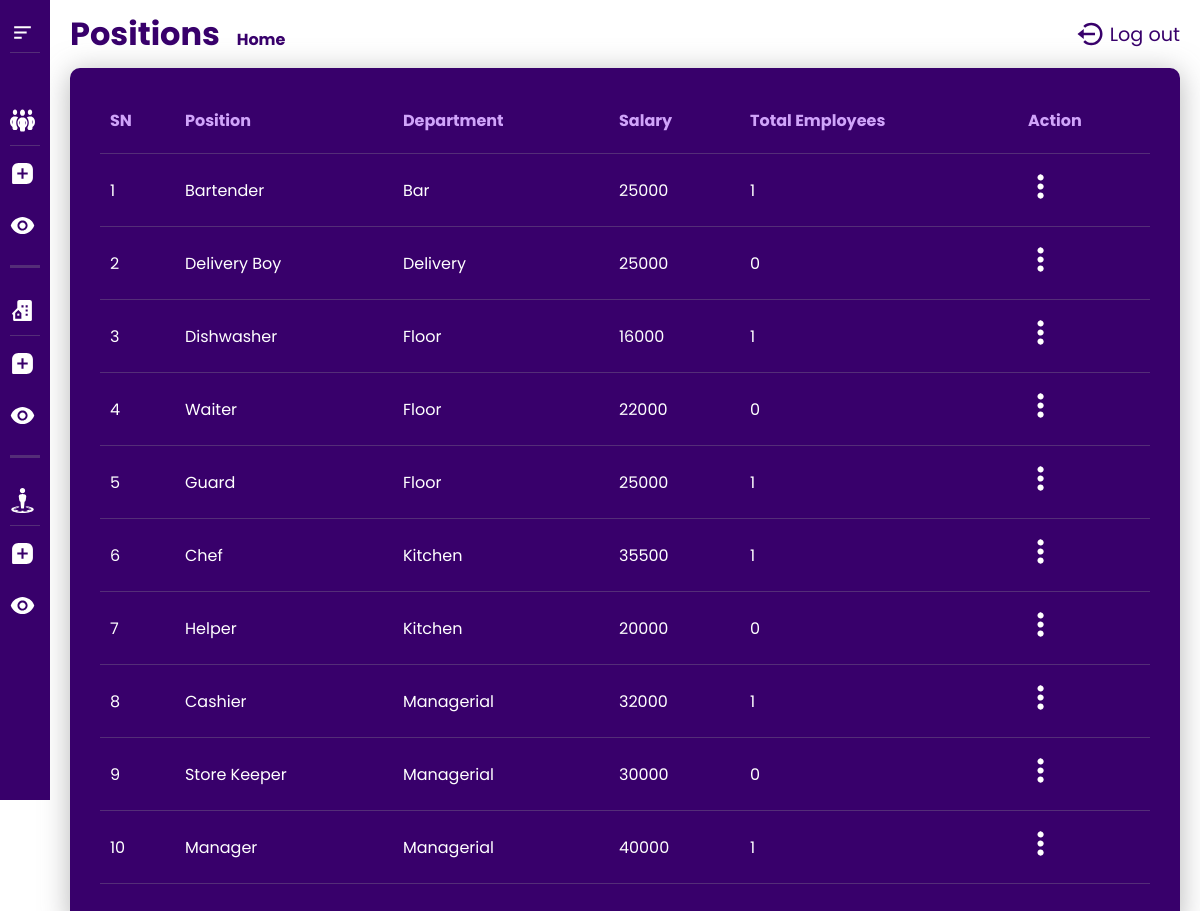
/php/positions.php (signed in), run on the app's committed database.
### tables this page shows
CREATE TABLE `position` (
  `p_id` int(11) NOT NULL,
  `p_name` varchar(50) DEFAULT NULL,
  `sal_id` int(11) NOT NULL,
  `dept_id` int(11) NOT NULL
);

CREATE TABLE `department` (
  `dept_id` int(11) NOT NULL,
  `dept_name` varchar(100) NOT NULL
);

CREATE TABLE `salary` (
  `sal_id` int(11) NOT NULL,
  `salary` float DEFAULT NULL
);

### php/positions.php (the view, shortened to what this page needs)
<!DOCTYPE html>
<html lang="en">
<head>
    <link rel="stylesheet" href="../styles/style.css">
</head>
<body>
    <main>
         <?php include('sidebar.php'); ?>
        <div class="body">
                <?php include('header.php'); ?>
            <div class="table-container">
                <table>
                    <?php
                        include("config.php");
                        $sql = "SELECT salary.salary,
                                position.p_name,
                                position.p_id,
                                department.dept_name
                                from position
                                inner join salary on position.sal_id = salary.sal_id
                                inner join department on position.dept_id = department.dept_id
                                order by dept_name ASC";
                        $res = mysqli_query($conn, $sql) or die(mysqli_error($conn));
                        if(mysqli_num_rows($res) > 0) {
                    ?>
                      <tr>
                        <th>SN</th>
                        <th>Position</th>
                        <th>Department</th>
                        <th>Salary</th>
                        <th>Total Employees</th>
                        <th>Action</th>
                    </tr>
                    <?php
                            $i = 1;
                            while($row = mysqli_fetch_assoc($res)) {
                    ?>
                    <tr>
                        <td><?php echo $i; ?></td>
                        <td><?php echo $row['p_name'];?></td>
                        <td><?php echo $row['dept_name'];?></td>
                        <td><?php echo $row['salary'];?></td>
                        <td>
                            <?php
                                $pos_name = $row['p_name'];
                                $sql_emp_no = "SELECT COUNT(employee.emp_name) as total FROM position INNER JOIN employee on position.p_id = employee.p_id where position.p_name = '$pos_name'";
                                $result = mysqli_query($conn, $sql_emp_no) or die(mysqli_error($conn));
                                $data = mysqli_fetch_assoc($result);
                                echo $data['total'];
                            ?>
                        </td>
                        <td class="action">
                            <div class="action-menu">
                                <img src="../images/options.svg" alt="action menu">
                            </div>
                        </td>
                    </tr>
                    <?php
                            $i++;
                            }
                        } else echo "No records found";
                    ?>
                </table>
            </div>
        </div>
    </main>
</body>
</html>

### styles/style.css (style rules this page uses)
* { margin: 0; padding: 0; box-sizing: border-box; text-decoration: none; list-style: none; font-family: "Poppins", sans-serif; }
.body { margin-left: 50px; min-height: 100vh; background-color: #fff; padding: 10px 20px; transition: 0.3s ease-in-out; }
.body .table-container { color: #fff; padding: 20px 30px; margin-top: 10px; min-height: 85vh; border-radius: 10px; background-color: #38006b; box-shadow: rgba(110, 110, 112, 0.5) 0px 4px 29px 0px; }
.body .table-container table { width: 100%; text-align: left; margin-bottom: 20px; border-collapse: collapse; }
.body .table-container table th { color: #d0a4fa; }
.body .table-container table th, .body .table-container table td { padding: 20px 10px; border-bottom: 1px solid rgba(148, 148, 148, 0.3); }
.body .table-container table .action img { cursor: pointer; }
.body .table-container table .action .action-menu { position: relative; width: fit-content; }
.body .table-container table .action .action-menu img { width: 25px; height: 25px; }

### data on the page
position: p_name "Bartender", dept.dept_name "Bar", sal.salary "25000", total "1"
position: p_name "Delivery Boy", dept.dept_name "Delivery", sal.salary "25000", total "0"
position: p_name "Dishwasher", dept.dept_name "Floor", sal.salary "16000", total "1"
position: p_name "Waiter", dept.dept_name "Floor", sal.salary "22000", total "0"
position: p_name "Guard", dept.dept_name "Floor", sal.salary "25000", total "1"
position: p_name "Chef", dept.dept_name "Kitchen", sal.salary "35500", total "1"
position: p_name "Helper", dept.dept_name "Kitchen", sal.salary "20000", total "0"
position: p_name "Cashier", dept.dept_name "Managerial", sal.salary "32000", total "1"
position: p_name "Store Keeper", dept.dept_name "Managerial", sal.salary "30000", total "0"
position: p_name "Manager", dept.dept_name "Managerial", sal.salary "40000", total "1"

### other printed values
$_SESSION['which-page'] "Positions"
